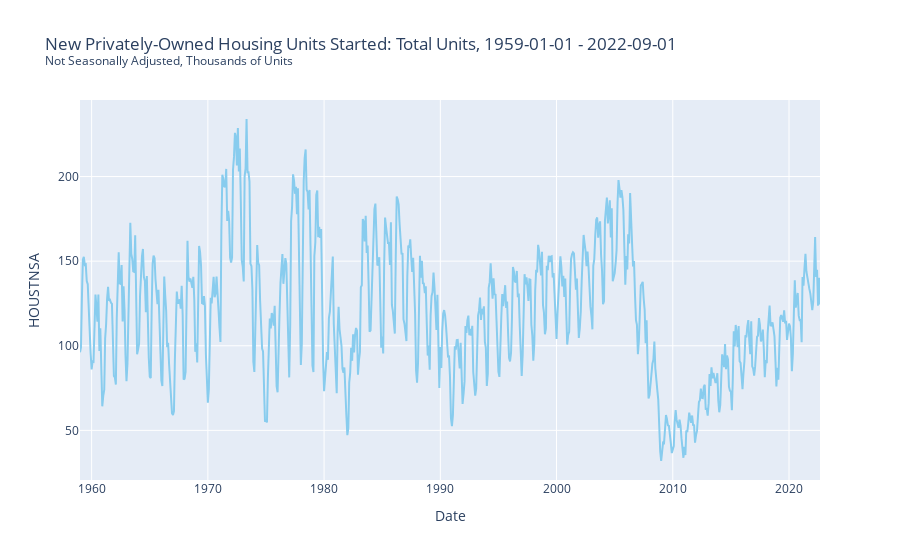

This figure's notebook cell:
### Code cell
housing_starts.HOUSTNSA.plot()

### Figure 1 — Plotly figure (JSON) as saved in the notebook; plotly's stock layout.template omitted (floating-point values rounded to 4 significant figures; data arrays with more than 128 entries replaced by an {"elided": "..."} marker saying what was removed)
{"data": [{"hovertemplate": "Series=HOUSTNSA<br>Date=%{x}<br>HOUSTNSA=%{y}<extra></extra>", "legendgroup": "HOUSTNSA", "line": {"color": "rgb(136, 204, 238)", "dash": "solid"}, "marker": {"symbol": "circle"}, "mode": "lines", "name": "HOUSTNSA", "orientation": "v", "showlegend": true, "type": "scatter", "x": {"elided": "765 str values"}, "xaxis": "x", "y": {"elided": "765 float values"}, "yaxis": "y"}], "layout": {"legend": {"title": {"text": "Series"}, "tracegroupgap": 0}, "showlegend": false, "title": {"text": "New Privately-Owned Housing Units Started: Total Units, 1959-01-01 - 2022-09-01<br><sup>Not Seasonally Adjusted, Thousands of Units</sup>"}, "xaxis": {"anchor": "y", "domain": [0, 1], "title": {"text": "Date"}}, "yaxis": {"anchor": "x", "domain": [0, 1], "title": {"text": "HOUSTNSA"}}}}
